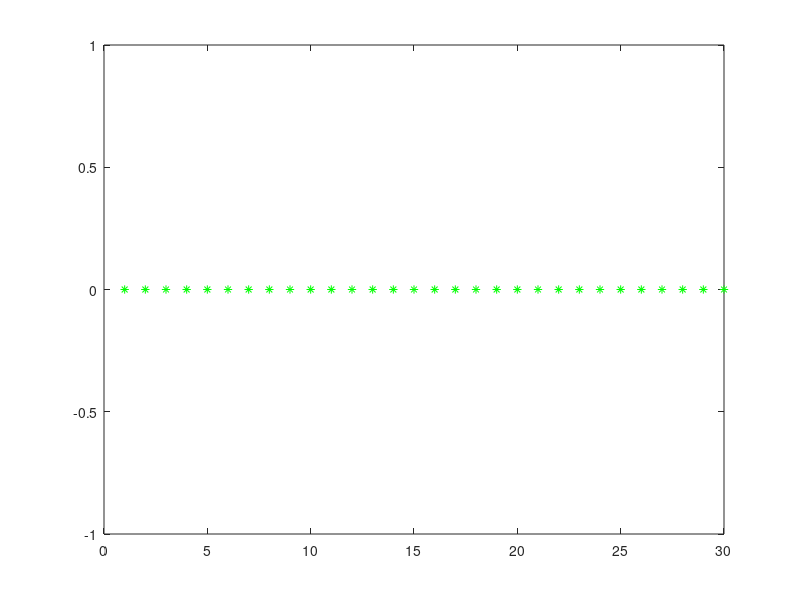

Recreate this plot in MATLAB. (Note: this script raises an error after producing the figure.)
% clear all
% clc 

n=30;

 Q =[1 0 0 0;0 1 0 0; 0 0 0 0; 0 0 0 0];
 R =[1 0;0 1];
 A = [0.9708 0 0.02466 0;0 0.9689 0 0.4032 ;0 0 0.7495 0;0 0 0 0.5898];
 B = [0.1126 0.0072; 0.0108 0.1061;0 0.0482;0.0381 0];
 
 xref=[10 ;10 ;0 ;0];
 x_0 = [0 ;0; 0; 0];

 Qdiag = [];
 for i=1:n
     Qdiag = blkdiag(Qdiag,Q);
 end
 
 
 twoR = R;
 for i=2:n
     twoR = blkdiag(twoR,2*R);
 end
 minusR = [];
 for i=1:n-1
     minusR = blkdiag(minusR,-R);
 end
 
 M1 = zeros(size(twoR));
 M1(1:end-2, 3:end) = minusR;
 
 M2 = zeros(size(twoR));
 M2(3:end, 1:end-2) = minusR;

 twoR = twoR + M1 + M2;
 twoR(end-1:end, end-1:end) = eye(2);

 H = blkdiag(Qdiag,twoR);
 
 
 % old G1 matrix and gt vector
 G1 = blkdiag(Qdiag,zeros(size(twoR)));
 
 gt = [];
 length=4*(n);
 for i=1:length
     gt(i)=10;
 
 end
 length2=length+2*n;
 for i=length+1:length2
     gt(i)=0;
 end 
 
 
 % new G1 matrix and gt vector
 G1 = [repmat(Q,n,1);repmat(zeros(size(B,2),size(Q,1)),n,1)];
 
 gt = xref';
 
 % end new G1 matrix and gt vector
 
 f = -G1*gt';
 
 % Construct diagonal identity matrix for Aeq11 
 I_init = eye(size(A));
 I = [];
 for i_ident = 1:n  
     I = blkdiag(I,I_init);
 end
 
 %------------------------------------------------------------
 % Construct off diagonal A matrix for Aeq11
 Off_diag = zeros(size(I));
 A_diag = [];
 for i_ident = 1:n-1  
     A_diag = blkdiag(A_diag,-A);
 end
 
 Off_diag(size(I_init,1)+1:end,1:end-size(I_init,1)) = A_diag;
 
 % Combine diagonal identity matrix and off diagonal 
 % matrix to form Aeq11
 Aeq11 = I + Off_diag;
 
 % Construct Aeq12
 Aeq12 = [];
 for i= 1:n  
     Aeq12 = blkdiag(Aeq12,-B);
 end
 
 % Construct the rest of Aeq matrix
 Aeq21 = zeros(size(Aeq12,2),size(Aeq11,2));
 Aeq22 = zeros(size(Aeq12,2),size(Aeq12,2));
%Aeq   = [Aeq11  Aeq12;  Aeq21 Aeq22];
  Aeq   = [Aeq11 Aeq12];
 %--------------------------------------------------------
 
 % Construct Beq
 Beq = zeros(size(Aeq,1),1);
 
 Beq(1:size(A,1)) = A*x_0; 

 % Construct upper bound and lower bound matrix
  lb = zeros(size(H,1),1);
  
  lb(4*n+1:end) = -10;
  
  ub = zeros(size(H,1),1);
  
  ub(1:4*n) = 19.8;
  
  ub(4*n+1:end) = 10;
 
 
 
 tic
 sol = quadprog(H,f,[],[],Aeq,Beq,lb,ub);
tt = toc
 
 
 sol1 = [];
 for i=1:n
     sol1(i) = sol((size(sol,1)-2*n)+2*i-1);
 end
 sol2 = [];
 for i=1:n
     sol2(i) = sol((size(sol,1)-2*n)+2*i);
 end

%  for i=1:n
%      if sol1(i)>=10
%          sol1(i)=10;
%      else if sol1(i)<=-10
%              sol1(i)=-10;
%          end
%      end
%  end
     
 %figure()
plot([1:n],sol1,'*g')



% create QPgen code
QP.H = H;
QP.G = -G1;
QP.A = Aeq;
QP.B = zeros(size(Aeq,1),1);
QP.B(1:size(A,1),1:size(A,1)) = A;
QP.C = eye(size(H,1));
QP.h.Lb = lb;
QP.h.Ub = ub;
QP.h.fcn = 'indicator';
QP.bt = 1;
QP.gt = 1;

[QP_reform,alg_data] = run_code_gen(QP);

for jj = 1:100
tic;
[qp_gen_sol,iter] = qp_mex(gt',x_0);
tt = toc
end

qp_gen_sol1 = [];

 for i=1:n
     qp_gen_sol1(i) = qp_gen_sol((size(sol,1)-2*n)+2*i-1);
 end
 qp_gen_sol2 = [];
 for i=1:n
     qp_gen_sol2(i) = qp_gen_sol((size(sol,1)-2*n)+2*i);
 end

%  for i=1:n
%      if sol1(i)>=10
%          sol1(i)=10;
%      else if sol1(i)<=-10
%              sol1(i)=-10;
%          end
%      end
%  end
     
 %figure()
plot([1:n],qp_gen_sol1,'*r')



